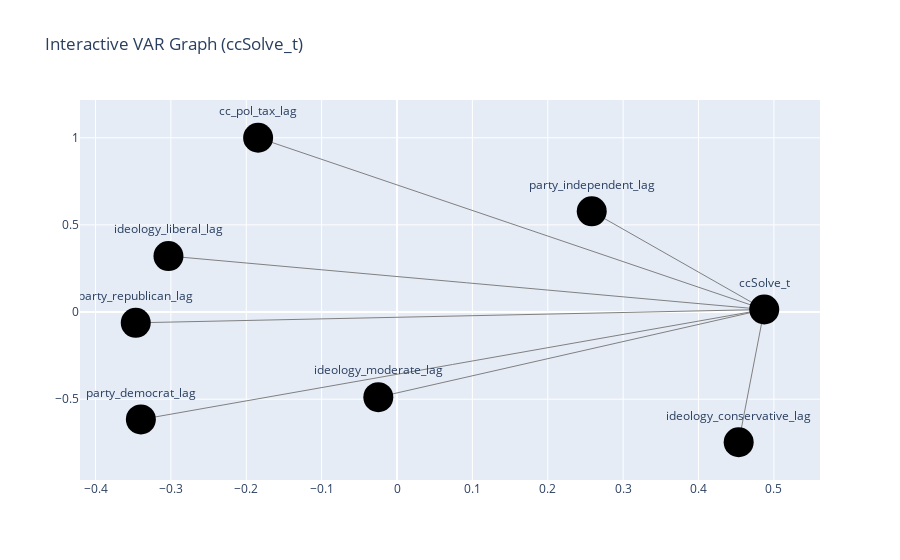

Notebook source saved alongside this figure:
### Markdown cell above
#### Panel VAR Analysis – RQ2 (Willingness to Pay as Outcome)
* **Strongest predictors of increased WTP (`ccSolve_t`)** are:
  * `ideology_liberal`
  * `party_republican`
  * `party_independent`
  * `ideology_moderate`
  * `party_democrat`
  * `ideology_conservative`
  * (also weakly significant: `cc_pol_tax`)
* **Election period dummy (`wave3_dummy`)** is **not statistically significant**, suggesting **no election-period shock** in willingness to pay after controlling for attitudes and identity.
* **Most demographic and harm perception variables (gray lines)** are **not significant**, indicating that **political orientation plays a much stronger role than climate risk perception** in shaping WTP.

> **Therefore, the answer to RQ2 is:**
>
> **Willingness to pay is stable across the election period** and is **primarily influenced by political identity**.  
> Harm perception, demographics, and the election wave itself do **not** significantly alter WTP in this model.

### Code cell
import plotly.graph_objects as go
import networkx as nx
import plotly.io as pio

# Build the directed graph using rq2_model results (significant edges only)
G = nx.DiGraph()

# Extract coefficients and CIs from your actual model
coefs = rq2_model.params
conf_int = rq2_model.conf_int()
significant_edges = []

for predictor in coefs.index:
    if predictor == 'const':
        continue
    lower, upper = conf_int.loc[predictor]
    if lower > 0 or upper < 0:  # significance test
        G.add_edge(predictor, 'ccSolve_t', weight=coefs[predictor])
        significant_edges.append((predictor, coefs[predictor]))

# Generate layout
pos = nx.spring_layout(G, seed=42)

# Extract edge positions
edge_x, edge_y = [], []
for u, v in G.edges():
    x0, y0 = pos[u]
    x1, y1 = pos[v]
    edge_x += [x0, x1, None]
    edge_y += [y0, y1, None]

# Create edge trace
edge_trace = go.Scatter(
    x=edge_x, y=edge_y,
    line=dict(width=1, color='gray'),
    hoverinfo='none',
    mode='lines'
)

# Create node trace
node_x, node_y = zip(*[pos[n] for n in G.nodes()])
node_trace = go.Scatter(
    x=node_x, y=node_y,
    mode='markers+text',
    text=list(G.nodes()),
    textposition="top center",
    marker=dict(size=30, color='black'),
    hoverinfo='text'
)

# Plot the graph
fig = go.Figure(data=[edge_trace, node_trace])
fig.update_layout(
    title="Interactive VAR Graph (ccSolve_t)",
    showlegend=False,
    hovermode='closest'
)
fig.write_html("../results/rq2_var_graph_cc_Solve.html")
fig.show()

### Figure 1 — Plotly figure (JSON) as saved in the notebook; plotly's stock layout.template omitted (floating-point values rounded to 4 significant figures)
{"data": [{"hoverinfo": "none", "line": {"color": "gray", "width": 1}, "mode": "lines", "type": "scatter", "x": [-0.1843, 0.4872, null, -0.3398, 0.4872, null, -0.3466, 0.4872, null, 0.2583, 0.4872, null, -0.3032, 0.4872, null, 0.4533, 0.4872, null, -0.02481, 0.4872, null], "y": [1, 0.01454, null, -0.6164, 0.01454, null, -0.06183, 0.01454, null, 0.5778, 0.01454, null, 0.3214, 0.01454, null, -0.7471, 0.01454, null, -0.4884, 0.01454, null]}, {"hoverinfo": "text", "marker": {"color": "black", "size": 30}, "mode": "markers+text", "text": ["cc_pol_tax_lag", "ccSolve_t", "party_democrat_lag", "party_republican_lag", "party_independent_lag", "ideology_liberal_lag", "ideology_conservative_lag", "ideology_moderate_lag"], "textposition": "top center", "type": "scatter", "x": [-0.1843, 0.4872, -0.3398, -0.3466, 0.2583, -0.3032, 0.4533, -0.02481], "y": [1, 0.01454, -0.6164, -0.06183, 0.5778, 0.3214, -0.7471, -0.4884]}], "layout": {"hovermode": "closest", "showlegend": false, "title": {"text": "Interactive VAR Graph (ccSolve_t)"}}}
